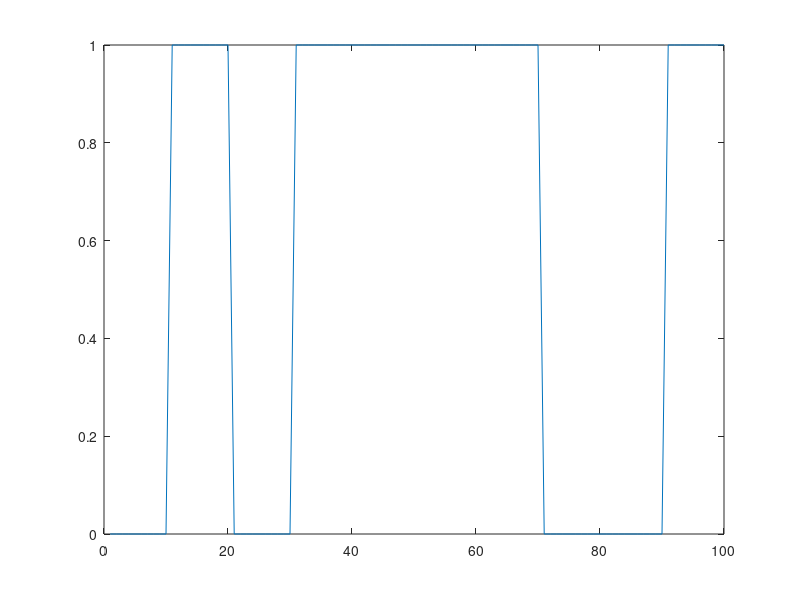
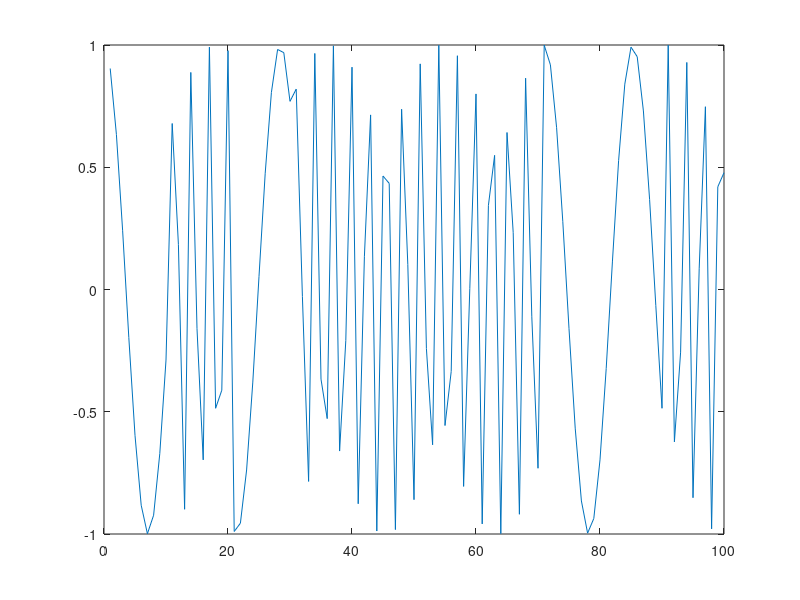

These figures' MATLAB source, in order:
close all;
clear all;
x = rand(1,10);
y = round(x);
k = 1;
for i = 1:10
    for j = 1:10
        z(k) = y(i);
        k = k+1;
    end;
end;
figure(1);
plot(z);
t= 0.1:1:100;
for l = 1:100
    if( z(l) > 0)
        out(l) = cos(30000.*l);
    else
        out(l) = cos(6000.*l);
    end;
end;
figure(2);
plot(out);
        